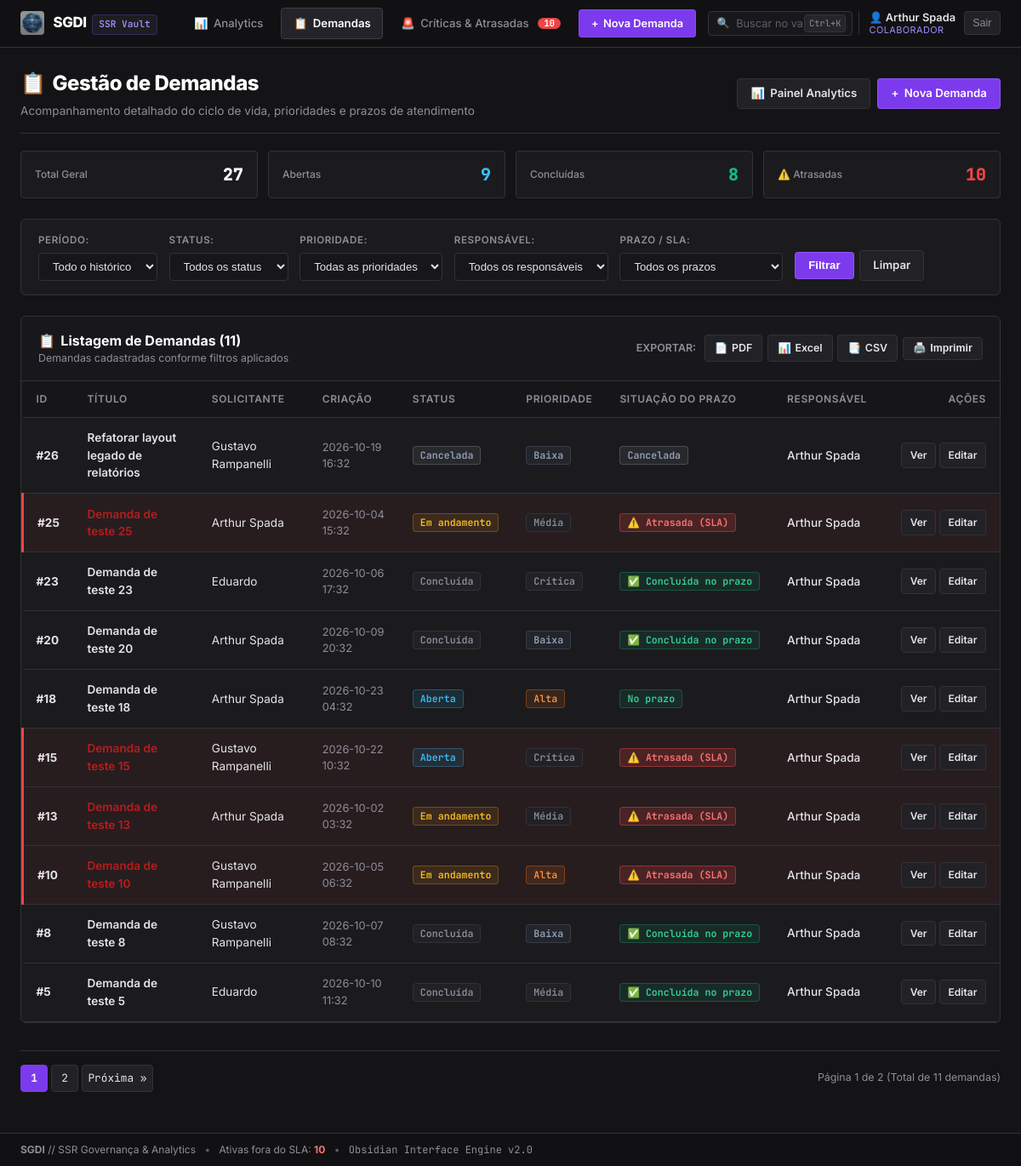
The app's page /demandas?responsavel=1 (signed in) with its own data.
### tables this page shows
CREATE TABLE usuarios (
    id INTEGER PRIMARY KEY AUTOINCREMENT, 
    nome TEXT NOT NULL,
    email TEXT UNIQUE,
    senha_hash TEXT,
    perfil TEXT NOT NULL DEFAULT 'colaborador'
);

CREATE TABLE demandas (
    id INTEGER PRIMARY KEY AUTOINCREMENT,
    titulo TEXT NOT NULL,
    descricao TEXT,
    solicitante_id INTEGER NOT NULL,
    data_criacao TEXT,
    status TEXT NOT NULL DEFAULT 'Aberta',
    prioridade TEXT NOT NULL DEFAULT 'Média',
    responsavel_id INTEGER,
    data_conclusao TEXT,
    FOREIGN KEY (solicitante_id) REFERENCES usuarios(id),
    FOREIGN KEY (responsavel_id) REFERENCES usuarios(id)
);

### app.py (the view)
@app.route('/demandas')
def demandas():
    pagina = request.args.get('pagina', 1, type=int)
    filtros = request.args.to_dict()
    where, parametros = construir_filtro_sql(filtros)
    conn = get_db()
    garantir_migracao_db(conn)
    total = conn.execute(f'SELECT COUNT(*) FROM demandas d {where}', parametros).fetchone()[0]
    total_paginas = max(1, math.ceil(total / POR_PAGINA))
    pagina = min(max(pagina, 1), total_paginas)
    demandas_lista = conn.execute(
        f'{SELECT_DEMANDAS} {where} ORDER BY d.id DESC LIMIT ? OFFSET ?',
        parametros + [POR_PAGINA, (pagina - 1) * POR_PAGINA]
    ).fetchall()
    usuarios = listar_usuarios(conn)
    total_geral = conn.execute('SELECT COUNT(*) FROM demandas').fetchone()[0]
    abertas_geral = conn.execute("SELECT COUNT(*) FROM demandas WHERE status = 'Aberta'").fetchone()[0]
    concluidas_geral = conn.execute("SELECT COUNT(*) FROM demandas WHERE status = 'Concluída'").fetchone()[0]
    canceladas_geral = conn.execute("SELECT COUNT(*) FROM demandas WHERE status = 'Cancelada'").fetchone()[0]
    fora_sla_geral = conn.execute(
        """SELECT COUNT(*) FROM demandas WHERE status NOT IN ('Concluída', 'Cancelada')
           AND (responsavel_id IS NULL OR datetime(data_criacao, '+' || (CASE prioridade WHEN 'Crítica' THEN 2 WHEN 'Alta' THEN 5 WHEN 'Média' THEN 10 WHEN 'Baixa' THEN 20 ELSE 30 END) || ' days') < datetime('now', 'localtime'))"""
    ).fetchone()[0]
    conn.close()
    resumo_kpis = {
        'total': total_geral,
        'abertas': abertas_geral,
        'concluidas': concluidas_geral,
        'canceladas': canceladas_geral,
        'atrasadas': fora_sla_geral
    }
    return render_template(
        'index.html',
        demandas=demandas_lista,
        pagina=pagina,
        total_paginas=total_paginas,
        total=total,
        filtros=filtros,
        status_opcoes=STATUS_OPCOES,
        prioridade_opcoes=PRIORIDADE_OPCOES,
        usuarios=usuarios,
        resumo_kpis=resumo_kpis
    )

### templates/index.html (shortened to what this page needs)
{% extends "base.html" %}
{% block content %}
<div class="dashboard-hero" style="margin-bottom:1.25rem;">
    <div class="dashboard-hero-title">
        <h1><span>📋</span> Gestão de Demandas</h1>
        <p>Acompanhamento detalhado do ciclo de vida, prioridades e prazos de atendimento</p>
    </div>
    <div class="dashboard-hero-actions">
        <a href="/" class="btn btn-secondary" id="btn-voltar-painel">
            <span>📊</span> Painel Analytics
        </a>
        <a href="/nova_demanda" class="btn btn-primary" id="btn-nova-demanda-index">
            <span>+</span> Nova Demanda
        </a>
    </div>
</div>
{% if resumo_kpis %}
<div class="mini-kpi-bar">
    <a href="/demandas" class="mini-kpi-item" title="Ver todas as demandas">
        <span class="label">Total Geral</span>
        <span class="val">{{ resumo_kpis.total }}</span>
    </a>
    <a href="/demandas?status=Aberta" class="mini-kpi-item" title="Filtrar demandas abertas">
        <span class="label">Abertas</span>
        <span class="val" style="color:var(--info);">{{ resumo_kpis.abertas }}</span>
    </a>
    <a href="/demandas?status=Concluída" class="mini-kpi-item" title="Filtrar demandas concluídas">
        <span class="label">Concluídas</span>
        <span class="val" style="color:var(--success);">{{ resumo_kpis.concluidas }}</span>
    </a>
    <a href="/demandas?prazo=atrasadas" class="mini-kpi-item" title="Filtrar demandas em atraso">
        <span class="label">⚠️ Atrasadas</span>
        <span class="val" style="color:var(--danger);">{{ resumo_kpis.atrasadas }}</span>
    </a>
</div>
{% endif %}
<div class="filtros-box">
    <form method="GET" action="/demandas" class="filtros-form" id="form-filtros">
        <div class="filter-group">
            <label for="periodo">Período:</label>
            <select name="periodo" id="periodo">
                <option value="todos" {{ 'selected' if filtros.periodo == 'todos' or not filtros.periodo }}>Todo o histórico</option>
            </select>
        </div>
        <div class="filter-group">
            <label for="status">Status:</label>
            <select name="status" id="status">
                <option value="">Todos os status</option>
            </select>
        </div>
        <div class="filter-group">
            <label for="prioridade">Prioridade:</label>
            <select name="prioridade" id="prioridade">
                <option value="">Todas as prioridades</option>
            </select>
        </div>
        <div class="filter-group">
            <label for="responsavel">Responsável:</label>
            <select name="responsavel" id="responsavel">
                <option value="">Todos os responsáveis</option>
            </select>
        </div>
        <div class="filter-group">
            <label for="prazo">Prazo / SLA:</label>
            <select name="prazo" id="prazo">
                <option value="">Todos os prazos</option>
            </select>
        </div>
        <div class="filtros-actions">
            <button type="submit" class="btn btn-primary" id="btn-aplicar-filtros">Filtrar</button>
            <a href="/demandas" class="btn btn-secondary" id="btn-limpar-filtros">Limpar</a>
        </div>
    </form>
</div>
<div class="section-card">
    <div class="section-card-header">
        <div>
            <h2><span>📋</span> Listagem de Demandas ({{ total }})</h2>
            <p>Demandas cadastradas conforme filtros aplicados</p>
        </div>
        <div class="export-group" id="export-toolbar-demandas">
            <span style="font-size:0.775rem; color:var(--text-muted); font-weight:600; margin-right:0.25rem;">EXPORTAR:</span>
            <a href="{{ url_for('exportar_pdf', **filtros) }}" class="btn-export pdf" title="Exportar relatório em PDF">
                <span>📄</span> PDF
            </a>
            <a href="{{ url_for('exportar_excel', **filtros) }}" class="btn-export excel" title="Exportar dados para Excel">
                <span>📊</span> Excel
            </a>
            <a href="{{ url_for('exportar_csv', **filtros) }}" class="btn-export csv" title="Exportar para CSV (ponto e vírgula)">
                <span>📑</span> CSV
            </a>
            <button onclick="window.print()" class="btn-export" title="Imprimir relatório">
                <span>🖨️</span> Imprimir
            </button>
        </div>
    </div>
    <div class="table-responsive">
        <table class="data-table" id="tabela-demandas">
            <thead>
                <tr>
                    <th style="width: 60px;">ID</th>
                    <th>Título</th>
                    <th>Solicitante</th>
                    <th>Criação</th>
                    <th>Status</th>
                    <th>Prioridade</th>
                    <th>Situação do Prazo</th>
                    <th>Responsável</th>
                    <th style="text-align: right; width: 140px;">Ações</th>
                </tr>
            </thead>
            <tbody>
                {% for demanda in demandas %}
                <tr class="{% if demanda['status_sla'] in ['atrasada', 'sem_responsavel_fora_sla'] %}row-fora-sla{% endif %}">
                    <td><strong>#{{ demanda['id'] }}</strong></td>
                    <td>
                        <a href="/detalhes/{{ demanda['id'] }}" style="font-weight: 600; color: {% if demanda['status_sla'] in ['atrasada', 'sem_responsavel_fora_sla'] %}#b91c1c{% else %}var(--text-main){% endif %}; text-decoration: none;">
                            {{ demanda['titulo'] }}
                        </a>
                    </td>
                    <td>{{ demanda['solicitante_nome'] or '-' }}</td>
                    <td style="font-size:0.8rem; color:var(--text-muted);">{{ demanda['data_criacao'][:16] if demanda['data_criacao'] else '-' }}</td>
                    <td>
                        <span class="badge badge-status-{{ demanda['status']|lower|replace(' ', '-') }}">
                            {{ demanda['status'] }}
                        </span>
                    </td>
                    <td>
                        <span class="badge badge-prio-{{ demanda['prioridade']|lower }}">
                            {{ demanda['prioridade'] }}
                        </span>
                    </td>
                    <td>
                        {% if demanda['status_sla'] == 'atrasada' %}
                            <span class="badge badge-sla-atrasada" title="Prazo excedido">⚠️ Atrasada (SLA)</span>
                        {% elif demanda['status_sla'] == 'sem_responsavel_fora_sla' %}
                            <span class="badge badge-sla-atrasada" title="Sem responsável atribuído (fora do SLA)">🚨 Sem Resp. (Fora SLA)</span>
                        {% elif demanda['status_sla'] == 'cancelada' %}
                            <span class="badge badge-status-cancelada" title="Demanda cancelada">Cancelada</span>
                        {% elif demanda['status_sla'] == 'concluida_atrasada' %}
                            <span class="badge badge-sla-aviso" title="Entregue com atraso">Concluída (Atraso)</span>
                        {% elif demanda['status_sla'] == 'concluida_no_prazo' %}
                            <span class="badge badge-sla-ok" title="Entregue dentro do prazo">✅ Concluída no prazo</span>
                        {% else %}
                            <span class="badge badge-sla-ok" title="Dentro do prazo previsto">No prazo</span>
                        {% endif %}
                    </td>
                    <td>
                        {% if demanda['responsavel_nome'] %}
                            <span style="font-weight: 500;">{{ demanda['responsavel_nome'] }}</span>
                        {% else %}
                            <span class="text-danger" style="font-weight: 700; font-size: 0.8rem;">⚠️ Sem responsável</span>
                        {% endif %}
                    </td>
                    <td style="text-align: right; white-space: nowrap;">
                        <a href="/detalhes/{{ demanda['id'] }}" class="btn btn-secondary btn-sm" title="Visualizar detalhes">Ver</a>
                        <a href="/editar/{{ demanda['id'] }}" class="btn btn-secondary btn-sm" title="Editar demanda">Editar</a>
                    </td>
                </tr>
                {% endfor %}
            </tbody>
        </table>
    </div>
</div>
<div class="paginacao">
    <div class="paginacao-links">
        {% for p in range(1, total_paginas + 1) %}
            {% if p == pagina %}
                <strong>{{ p }}</strong>
            {% else %}
                <a href="{{ url_for('demandas', pagina=p, **filtros) }}">{{ p }}</a>
            {% endif %}
        {% endfor %}
        {% if pagina < total_paginas %}
            <a href="{{ url_for('demandas', pagina=pagina + 1, **filtros) }}" id="pag-proxima">Próxima &raquo;</a>
        {% endif %}
    </div>
    <span class="paginacao-info">
        Página {{ pagina }} de {{ total_paginas }} (Total de {{ total }} demanda{{ 's' if total != 1 }})
    </span>
</div>
{% endblock %}

### templates/base.html (shortened to what this page needs)
<!DOCTYPE html>
<html lang="pt-BR">
<head>
    <link rel="stylesheet" href="{{ url_for('static', filename='style.css') }}">
</head>
<body class="obsidian-theme">
    <header class="header obs-header">
        <div class="header-container obs-header-container">
            <a href="/" class="brand obs-brand" title="SGDI Workspace">
                <img src="{{ url_for('static', filename='logo.png') }}" alt="Logo SGDI" class="logo-img obs-logo" onerror="this.style.display='none'">
                <div class="brand-text">
                    <span class="brand-title">SGDI</span>
                    <span class="brand-subtitle obs-vault-badge">SSR Vault</span>
                </div>
            </a>
            {% if usuario_atual %}
            <nav class="menu obs-menu">
                <a href="/" class="nav-link obs-tab-link {% if request.path in ['/', '/dashboard', '/analytics'] %}active{% endif %}" id="nav-painel">
                    <span class="obs-icon">📊</span> Analytics
                </a>
                <a href="/demandas" class="nav-link obs-tab-link {% if request.path == '/demandas' %}active{% endif %}" id="nav-demandas">
                    <span class="obs-icon">📋</span> Demandas
                </a>
                <a href="/criticas-atrasadas" class="nav-link obs-tab-link obs-tab-urgent {% if request.path in ['/criticas-atrasadas', '/urgentes'] %}active{% endif %}" id="nav-criticas">
                    <span class="obs-icon">🚨</span> Críticas & Atrasadas
                    {% if total_urgentes_global > 0 %}
                        <span class="obs-badge-counter" title="{{ total_urgentes_global }} demandas críticas ou fora do SLA">{{ total_urgentes_global }}</span>
                    {% endif %}
                </a>
                <a href="/nova_demanda" class="btn-novo-header obs-btn-new" id="btn-nova-demanda">
                    <span>+</span> Nova Demanda
                </a>
                <form action="/demandas" method="GET" class="search-nav obs-search" id="header-search-form">
                    <span class="search-icon">🔍</span>
                    <input type="text" name="q" placeholder="Buscar no vault..." value="{{ request.args.get('q', '') }}" id="header-search-input">
                    <span class="obs-shortcut-hint">Ctrl+K</span>
                </form>
                <div class="obs-user-session" id="usuario-sessao">
                    <div class="obs-user-session-info">
                        <span class="obs-user-session-nome">👤 {{ usuario_atual.nome }}</span>
                        <span class="obs-user-session-perfil">{{ usuario_atual.perfil_label }}</span>
                    </div>
                    <form action="/logout" method="POST">
                        <button type="submit" class="btn-obs-icon" title="Encerrar sessão" id="btn-logout">Sair</button>
                    </form>
                </div>
            </nav>
            {% endif %}
        </div>
    </header>
    <main class="container obs-container">
        {% block content %}{% endblock %}
    </main>
    <footer class="footer obs-footer">
        <div class="obs-status-bar">
            <span><strong>SGDI</strong> // SSR Governança & Analytics</span>
            <span class="obs-sep">&bull;</span>
            <span>Ativas fora do SLA: <strong class="text-danger">{{ total_urgentes_global }}</strong></span>
            <span class="obs-sep">&bull;</span>
            <span class="obs-code" style="font-size:0.75rem;">Obsidian Interface Engine v2.0</span>
        </div>
    </footer>
</body>
</html>

### records on screen
usuarios: nome "Arthur Spada"
demandas: id "26", titulo "Refatorar layout legado de relatórios", nome "Gustavo Rampanelli", data_criacao "2026-10-19 16:32", status "Cancelada", prioridade "Baixa", responsavel_nome "Arthur Spada"
demandas: id "25", titulo "Demanda de teste 25", nome "Arthur Spada", data_criacao "2026-10-04 15:32", status "Em andamento", prioridade "Média", shows "⚠️ Atrasada (SLA)", responsavel_nome "Arthur Spada"
demandas: id "23", titulo "Demanda de teste 23", nome "Eduardo", data_criacao "2026-10-06 17:32", status "Concluída", prioridade "Crítica", shows "✅ Concluída no prazo", responsavel_nome "Arthur Spada"
demandas: id "20", titulo "Demanda de teste 20", nome "Arthur Spada", data_criacao "2026-10-09 20:32", status "Concluída", prioridade "Baixa", shows "✅ Concluída no prazo", responsavel_nome "Arthur Spada"
demandas: id "18", titulo "Demanda de teste 18", nome "Arthur Spada", data_criacao "2026-10-23 04:32", status "Aberta", prioridade "Alta", shows "No prazo", responsavel_nome "Arthur Spada"
demandas: id "15", titulo "Demanda de teste 15", nome "Gustavo Rampanelli", data_criacao "2026-10-22 10:32", status "Aberta", prioridade "Crítica", shows "⚠️ Atrasada (SLA)", responsavel_nome "Arthur Spada"
demandas: id "13", titulo "Demanda de teste 13", nome "Arthur Spada", data_criacao "2026-10-02 03:32", status "Em andamento", prioridade "Média", shows "⚠️ Atrasada (SLA)", responsavel_nome "Arthur Spada"
demandas: id "10", titulo "Demanda de teste 10", nome "Gustavo Rampanelli", data_criacao "2026-10-05 06:32", status "Em andamento", prioridade "Alta", shows "⚠️ Atrasada (SLA)", responsavel_nome "Arthur Spada"
demandas: id "8", titulo "Demanda de teste 8", nome "Gustavo Rampanelli", data_criacao "2026-10-07 08:32", status "Concluída", prioridade "Baixa", shows "✅ Concluída no prazo", responsavel_nome "Arthur Spada"
demandas: id "5", titulo "Demanda de teste 5", nome "Eduardo", data_criacao "2026-10-10 11:32", status "Concluída", prioridade "Média", shows "✅ Concluída no prazo", responsavel_nome "Arthur Spada"

### other values on screen
{{ total_urgentes_global }} "10"
{{ usuario_atual.perfil_label }} "COLABORADOR"
{{ resumo_kpis.total }} "27"
{{ resumo_kpis.abertas }} "9"
{{ resumo_kpis.concluidas }} "8"
{{ resumo_kpis.atrasadas }} "10"
{{ total }} "11"
{{ p }} "1"
{{ p }} "2"
{{ pagina }} "1"
{{ total_paginas }} "2"
{{ 's' if total != 1 }} "s"
